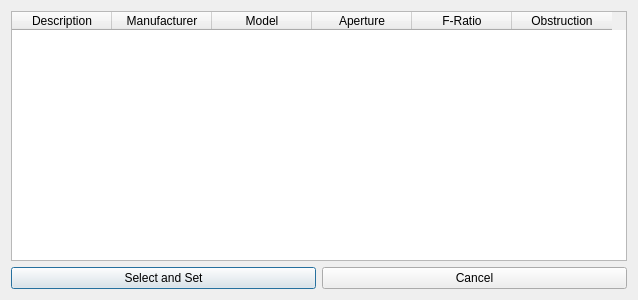
<?xml version="1.0" encoding="UTF-8"?>
<ui version="4.0">
 <class>Dialog</class>
 <widget class="QDialog" name="Dialog">
  <property name="geometry">
   <rect>
    <x>0</x>
    <y>0</y>
    <width>638</width>
    <height>300</height>
   </rect>
  </property>
  <property name="windowTitle">
   <string>Select Telescope</string>
  </property>
  <layout class="QGridLayout" name="gridLayout">
   <item row="0" column="0" colspan="2">
    <widget class="QTableWidget" name="tableWidget">
     <column>
      <property name="text">
       <string>Description</string>
      </property>
     </column>
     <column>
      <property name="text">
       <string>Manufacturer</string>
      </property>
     </column>
     <column>
      <property name="text">
       <string>Model</string>
      </property>
     </column>
     <column>
      <property name="text">
       <string>Aperture</string>
      </property>
     </column>
     <column>
      <property name="text">
       <string>F-Ratio</string>
      </property>
     </column>
     <column>
      <property name="text">
       <string>Obstruction</string>
      </property>
     </column>
    </widget>
   </item>
   <item row="1" column="0">
    <widget class="QPushButton" name="pushButtonOk">
     <property name="text">
      <string>Select and Set</string>
     </property>
    </widget>
   </item>
   <item row="1" column="1">
    <widget class="QPushButton" name="pushButtonCancel">
     <property name="text">
      <string>Cancel</string>
     </property>
    </widget>
   </item>
  </layout>
 </widget>
 <resources/>
 <connections/>
</ui>
